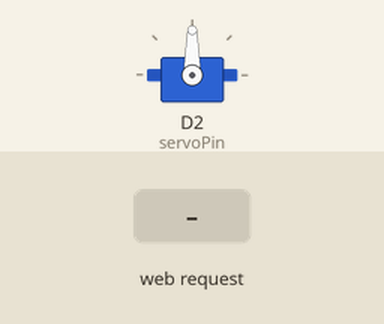
Recording of a sketch running on a simulated ESP8266 (NodeMCU). On the bench: servo. The test bench sets the inputs (shaded band). What the sketch prints to the serial monitor is not drawn.

Above: at 1.2 s.
1.3 s: HTTP request GET /moveServo?newServoPos=1 received
At 1.6 s:
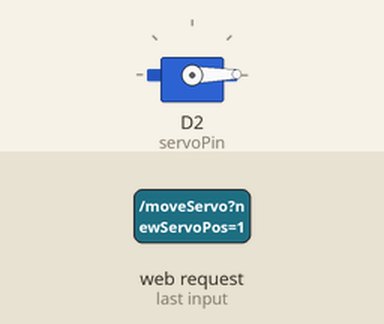
2.8 s: HTTP request GET /moveServo?newServoPos=120 received
At 3.9 s:
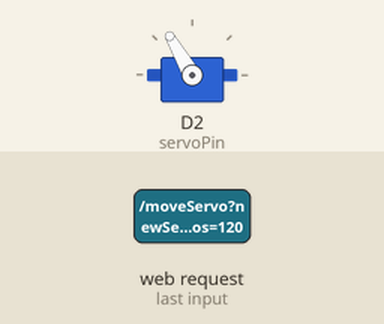
Timing chart, 0 to 5.8 s (numbered marks = the images above; inputs shaded):
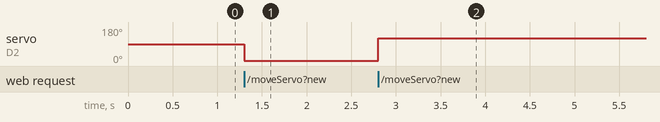

The sketch:

batteryMeter_HotSpot.ino
```cpp
// Import required libraries
#include <Arduino.h>
#include <ESP8266WiFi.h>
#include <Hash.h>
#include <WiFiClientSecure.h>
#include <ESP8266WebServer.h>
#include <Adafruit_Sensor.h>
#include <Servo.h>
#include "index.h" //Our HTML webpage contents with javascripts

Servo myservo;  // create servo object to control a servo
// twelve servo objects can be created on most boards

// GPIO the servo is attached to
static const int servoPin = D2;

const char* ssid     = "Battery Meter";
const char* password = "123456789";

ESP8266WebServer server(80); //Server on port 80

void handleRoot() {
  String s = index_html; //Read HTML contents
  server.send(200, "text/html", s); //Send web page
  Serial.println("Loaded main index.h ");
}

void handleNotFound()
{
  server.sendHeader("Location", "/", true); //Redirect to our html web page
  server.send(302, "text/plane", "");
}


void moveServo() {
   Serial.println("Move servo ");
    //Rotate the servo
    if (server.arg("newServoPos") != ""){
      myservo.write(server.arg("newServoPos").toInt());
      Serial.println(server.arg("newServoPos"));
    }

   String json;
   server.send(200, "text/json", json);
}

void setup(){
  // Serial port for debugging purposes
  Serial.begin(115200);

  myservo.attach(servoPin);  // attaches the servo on the servoPin to the servo object

  Serial.println("Setting AP (Access Point)…");
  // Remove the password parameter, if you want the AP (Access Point) to be open
  WiFi.softAP(ssid, password);

  IPAddress IP = WiFi.softAPIP();
  Serial.println("AP IP address: ");
  Serial.println(IP);

  // Print ESP8266 Local IP Address
  //Serial.println(WiFi.localIP());

  server.on("/", handleRoot);      //Which routine to handle at root location. This is display page
  server.onNotFound(handleNotFound);
  server.on("/moveServo", moveServo);

  server.begin();


}

void loop(){
  server.handleClient();
}
```

index.h
```cpp
const char index_html[] PROGMEM = R"rawliteral(
<!DOCTYPE html>
<html>
<head>
  <meta name="viewport" content="width=device-width, initial-scale=1">
  <link rel="icon" href="data:,">
  <style>
    body {
      text-align: center;
      font-family: "Trebuchet MS", Arial;
      margin-left:auto;
      margin-right:auto;
    }
    .slider {
      width: 300px;
    }
  </style>
</head>
<body>
  <h1>ESP32 with Servo</h1>
  <p>Position: <span id="servoPos"></span></p>
  <input type="range" min="0" max="180" class="slider" id="servoSlider" onchange="servo(this.value)"/>

  <script>
    var servoP = document.getElementById("servoPos");

    function servo(pos) {
      $.get("/moveServo?newServoPos=" + pos + "&");
      {Connection: close};
    }
  </script>
</body>
</html>)rawliteral";
```

Measured:
- after the input at 1.3 s, servo on D2 (servoPin): 90° → 1° at once
- after the input at 2.8 s, servo on D2 (servoPin): 1° → 120° at once
